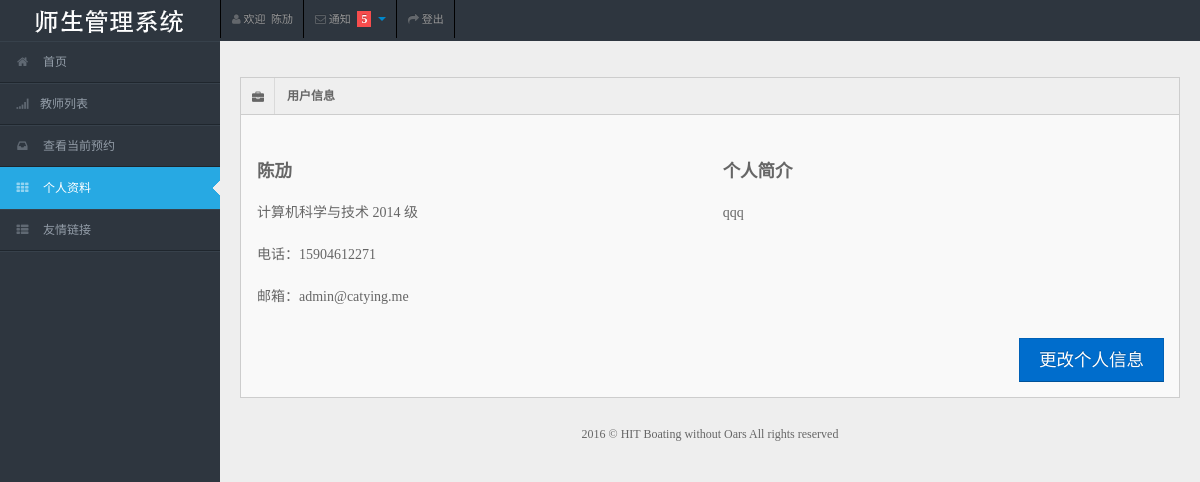
/auth/detail/ (signed in), run on the app's committed database.
### authentication/models.py (models this page shows, shortened)
class MyUser(models.Model):
    user = models.OneToOneField(User)
    name = models.CharField(max_length=64)
    identity = models.IntegerField(default=1)

class StudentInfo(models.Model):
    student_id = models.CharField(max_length=16, blank=True)
    e_mail = models.EmailField(blank=True)
    cellphone = models.CharField(max_length=64, blank=True)
    cell_private = models.BooleanField(default=False, blank=True)
    college = models.CharField(max_length=64, blank=True)
    grade = models.IntegerField(blank=True, null=True)
    description = models.TextField(blank=True)
    myuser = models.OneToOneField(MyUser)

### authentication/views.py (the view)
class InfoDetailView(LoginRequiredMixin, FrontMixin, DetailView):
    context_object_name = 'user'
    template_name = 'authentication/detail.html'
    login_url = reverse_lazy("login")
    def get_object(self, queryset=None):
        return self.request.user.myuser
    def get_context_data(self, **kwargs):
        context = super(InfoDetailView, self).get_context_data(**kwargs)
        context['active'] = 'detail'
        return context

### authentication/mixin.py (called while the page is built)
    def get_context_data(self, **kwargs):
        context = super(AuthMixin, self).get_context_data(**kwargs)
        if self.request.user.is_authenticated():
            myuser = self.request.user.myuser
            context['myuser'] = myuser
        return context

### link/mixin.py (called while the page is built)
    def get_context_data(self, **kwargs):
        context = super(LinkMixin, self).get_context_data(**kwargs)
        context['link_list'] = Link.objects.all()
        return context

### website/mixin.py (called while the page is built)
    def get_context_data(self, **kwargs):
        return super(FrontMixin, self).get_context_data(**kwargs)

### templates/authentication/detail.html (shortened to what this page needs)
{% extends 'website/base.html' %}
{% load staticfiles %}
{% block content %}
    <div class="container-fluid">
        <div class="row-fluid">
            <div class="span12">
                <div class="widget-box">
                    <div class="widget-title"><span class="icon"> <i class="icon-briefcase"></i> </span>
                        <h5>用户信息</h5>
                    </div>
                    {% if myuser.identity == 1 %}
                    <div class="widget-content">
                        <div class="row-fluid">
                            <div class="span6">
                                <table class="">
                                    <tbody>
                                    <tr>
                                        <td><h4>{{ myuser.name }}</h4></td>
                                    </tr>
                                    <tr>
                                        <td>
                                            <h5 style="font-weight: 400;">{{ myuser.studentinfo.college }}&nbsp;{{ myuser.studentinfo.grade }}
                                                级</h5></td>
                                    </tr>
                                    <tr>
                                        <td><h5 style="font-weight: 400;">电话：{{ myuser.studentinfo.cellphone }}</h5>
                                        </td>
                                    </tr>
                                    <tr>
                                        <td><h5 style="font-weight: 400;">邮箱：{{ myuser.studentinfo.e_mail }}</h5>
                                        </td>
                                    </tr>
                                    </tbody>
                                </table>
                            </div>
                            <div class="span6">
                                <table class="">
                                    <tbody>
                                    <tr>
                                        <td><h4>个人简介</h4></td>
                                    </tr>
                                    <tr>
                                        <td><h5 style="font-weight: 400;">{{ myuser.studentinfo.description }}</h5>
                                        </td>
                                    </tr>
                                    </tbody>
                                </table>
                            </div>
                        </div>
                        <div class="row-fluid">
                            <div class="span12">
                                <div class="pull-right">
                                    <br>
                                    <a class="btn btn-primary btn-large pull-right"
                                       href="{% url 'stu_update' %}">更改个人信息</a>
                                </div>
                            </div>
                        </div>
                    </div>
                    {% endif %}
                </div>
            </div>
        </div>
    </div>
{% endblock %}

### templates/website/base.html (shortened to what this page needs)
{% load staticfiles %}
<!DOCTYPE html>
<html lang="zh-CN">
<head>
    <link rel="stylesheet" href="{% static 'css/bootstrap.min.css' %}"/>
    <link rel="stylesheet" href="{% static 'css/bootstrap-responsive.min.css' %}"/>
    <link rel="stylesheet" href="{% static 'css/fullcalendar.css' %}"/>
    <link rel="stylesheet" href="{% static 'css/matrix-style.css' %}"/>
    <link rel="stylesheet" href="{% static 'css/matrix-media.css' %}"/>
    <link href="{% static 'font-awesome/css/font-awesome.css' %}" rel="stylesheet"/>
    <link rel="stylesheet" href="{% static 'css/jquery.gritter.css' %}"/>
    <link href="{% static 'css/google.css' %}" rel='stylesheet' type='text/css'>
</head>
<body>
<div id="header">
    <h1><a href="#" style="background: url({% static 'img/logo.png' %}) no-repeat scroll 0 0 transparent;">教师管理系统</a>
    </h1>
</div>
<div id="user-nav" class="navbar navbar-inverse">
    <ul class="nav">
        <li class="" id="profile-messages"><a title="" href="{% url 'detail' %}"><i
                class="icon icon-user"></i> <span class="text">欢迎 &nbsp;{{ myuser.name }}</span></a>
        </li>
        <li class="" id="menu-messages"><a href="#" data-toggle="dropdown" data-target="#menu-messages"
                                           class="dropdown-toggle"><i class="icon icon-envelope"></i> <span
                class="text">通知</span> <span class="label label-important">5</span> <b class="caret"></b></a>
        </li>
        <li class=""><a href="{% url 'logout' %}"><i class="icon icon-share-alt"></i> <span
                class="text">登出</span></a>
        </li>
    </ul>
</div>
<div id="sidebar"><a href="#" class="visible-phone"> Dashboard</a>
    <ul>
        <li id="index"><a href="{% url 'index' %}"><i class="icon icon-home"></i> <span>首页</span></a></li>
        <li id="list"><a href="{% url 'list' %}"><i class="icon icon-signal"></i><span>教师列表</span></a></li>
        <li id="history"><a href=""><i class="icon icon-inbox"></i> <span>查看当前预约</span></a></li>
        <li id="detail"><a href="{% url 'detail' %}"><i class="icon icon-th"></i> <span>个人资料</span></a></li>
        <li class="submenu"><a href="#"><i class="icon icon-th-list"></i> <span>友情链接</span></a>
        </li>
    </ul>
</div>
<div id="content">
    {% block content %}
    {% endblock %}
    <div class="row-fluid">
        <div id="footer" class="span12"> 2016 &copy; HIT Boating without Oars All rights reserved</div>
    </div>
</div>
</body>
</html>

### website/static/css/matrix-style.css (style rules this page uses)
* { outline:none !important; -moz-outline: none !important; font-family: "Microsoft YaHei UI"; }
html, body { height:100% }
body { overflow-x: hidden; margin-top: -10px; font-family: 'Open Sans', sans-serif; font-size:12px; color:#666; }
a { color:#666; }
select, textarea, input[type="text"], input[type="password"], input[type="datetime"], input[type="datetime-local"], input[type="date"], input[type="month"], input[type="time"], input[type="week"], input[type="number"], input[type="email"], input[type="url"], input[type="search"], input[type="tel"], input[type="color"], .uneditable-input, .label, .dropdown-menu, .btn, .well, .progress, .table-bordered, .btn-group > .btn:first-child, .btn-group > .btn:last-child, .btn-group > .btn:last-child, .btn-group > .dropdown-toggle, .alert { border-radius:0px; }
.btn, textarea, input[type="text"], input[type="password"], input[type="datetime"], input[type="datetime-local"], input[type="date"], input[type="month"], input[type="time"], input[type="week"], input[type="number"], input[type="email"], input[type="url"], input[type="search"], input[type="tel"], input[type="color"], .uneditable-input { box-shadow:none; }
.progress, .progress-success .bar, .progress .bar-success, .progress-warning .bar, .progress .bar-warning, .progress-danger .bar, .progress .bar-danger, .progress-info .bar, .progress .bar-info, .btn, .btn-primary { background-image:none; }
#footer { padding:10px; text-align:center; }
.label-important, .badge-important { background:#f74d4d; }
#header { position: relative; width: 100%; z-index: -9; }
#header h1 { height: 31px; left: 20px; line-height: 600px; overflow: hidden; position: relative; top: 10px; width: 191px; }
#header h1 a { display: block; }
#user-nav { position: absolute; left: 220px; top:0px; z-index: 20; margin: 0; }
#user-nav > ul { margin: 0; padding: 0; list-style: none; border-right: 1px solid #2e363f;border-left: 1px solid #000; }
#user-nav > ul > li { float: left; list-style-type: none; margin: 0; position: relative; padding: 0; border-left: 1px solid #2e363f; border-right: 1px solid #000; }
#user-nav > ul > li > a { padding:9px 10px; display: block; font-size: 11px; }
#user-nav > ul > li > a > i, #sidebar li a i { opacity: .5; margin-top: 2px; }
#user-nav > ul > li > a > .label { vertical-align: middle; padding: 1px 4px 1px; margin: -2px 4px 0; display: inline-block; }
#sidebar { display: block; float: left; position: relative; width: 220px; z-index: 16; }
#sidebar > ul { list-style: none; margin: 0px 0 0; padding: 0; position: absolute; width: 220px; }
#sidebar > ul > li { display: block; position: relative; }
#sidebar > ul > li > a { padding: 10px 0 10px 15px; display: block; color: #939da8; }
#sidebar > ul > li > a > i { margin-right: 10px; }
#sidebar > ul > li.active > a { background: url("../img/menu-active.png") no-repeat scroll right center transparent !important; text-decoration:none; }
#content { background: none repeat scroll 0 0 #eeeeee; margin-left: 220px; margin-right: 0; padding-bottom: 25px; position: relative; min-height:100%; width: auto; }
.container-fluid .row-fluid:first-child { margin-top: 20px; }
.widget-box { background: none repeat scroll 0 0 #F9F9F9; border-left: 1px solid #CDCDCD; border-top: 1px solid #CDCDCD; border-right: 1px solid #CDCDCD; clear: both; margin-top: 16px; margin-bottom: 16px; position: relative; }
.widget-title, .modal-header, .table th, div.dataTables_wrapper .ui-widget-header { background:#efefef; border-bottom: 1px solid #CDCDCD; height: 36px; }
.widget-title span.icon { padding: 9px 10px 7px 11px; float: left; border-right:1px solid #dadada; }
.widget-title h5 { color: #666; float: left; font-size: 12px; font-weight: bold; padding: 12px; line-height: 12px; margin: 0; }
.widget-content { padding:15px; border-bottom: 1px solid #cdcdcd; }

### website/static/css/matrix-media.css (style rules this page uses)
body { background:#2E363F; }
#header { margin-top:10px; }
#sidebar > ul { border-bottom: 1px solid #37414b }
#sidebar > ul > li { border-top: 1px solid #37414b; border-bottom: 1px solid #1f262d; }
#sidebar > ul > li.active { background-color: #27a9e3; border-bottom: 1px solid #27a9e3; border-top: 1px solid #27a9e3; }
#sidebar > ul > li.active a { color:#fff; text-decoration:none; }

### data on the page
MyUser: name "陈劢", studentinfo.college "计算机科学与技术", studentinfo.grade "2014", studentinfo.cellphone "15904612271", studentinfo.e_mail "admin@catying.me", studentinfo.description "qqq"
